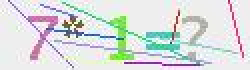
#> input picture images/0332a057186ab99c142be33e8da2153d.png, 125 x 35 px, found by its file name (shown 2 times larger); its folder holds only this picture in this run
$ python cut.py
#> lines starting #> are read from the running program, lines starting #| are printed output that depends on the picture; after the words box and inside, x2 and y2 are one past the last pixel; in counts of white or black regions, pixels touching at a corner belong together
import cv2
import numpy as np
from PIL import Image
import ddddocr
import os
import io  # 导入 io 模块

def preprocess_and_split_image(image_path, output_folder1, output_folder2, index):
    # 检查文件是否存在
#> called with output_folder1 = 'G:\\python-project\\训练模型\\数字', output_folder2 = 'G:\\python-project\\训练模型\\运算符', index = 0
    if not os.path.exists(image_path):
        print(f"文件不存在: {image_path}")
        return

    # 检查文件大小，确保文件不是空的
    if os.path.getsize(image_path) == 0:
        print(f"文件为空: {image_path}")
        return

    # 尝试使用 OpenCV 读取图像
    img = cv2.imread(image_path, cv2.IMREAD_GRAYSCALE)  # 直接读取为灰度图
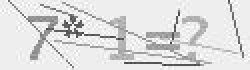
#> img: shape (35, 125) (shown 2 times larger); min 61, max 255, mean 221.4
    if img is None:
        try:
            # 如果 OpenCV 读取失败，尝试使用 Pillow 读取
            pil_img = Image.open(image_path).convert('L')  # 转换为灰度图
            img = np.array(pil_img)
        except Exception as e:
            print(f"无法读取图像: {image_path}, 错误信息: {e}")
            return

    # 阈值处理（二值化）
    _, binary_img = cv2.threshold(img, 0, 255, cv2.THRESH_BINARY_INV | cv2.THRESH_OTSU)
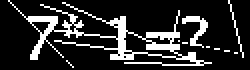
#> binary_img: shape (35, 125) (shown 2 times larger); 17.8% white in thin lines or dots

    # 去除干扰线
    kernel = np.ones((1, 1), np.uint8)
    cleaned_img = cv2.morphologyEx(binary_img, cv2.MORPH_OPEN, kernel)

    # 转换回PIL图像以便于裁剪
    pil_img = Image.fromarray(cleaned_img)

    # 初始化OCR实例
    ocr = ddddocr.DdddOcr()

    # 创建输出文件夹（如果不存在）
    if not os.path.exists(output_folder1):
        os.makedirs(output_folder1)
    if not os.path.exists(output_folder2):
        os.makedirs(output_folder2)

    # 切分图像并识别
    split_points = [0, 31, 49, 72]  # 根据需求调整这些坐标
    for i in range(3):  # 只切分前三段
        left = split_points[i]
        right = split_points[i + 1]
        cropped_img = pil_img.crop((left, 0, right, pil_img.height))

        # 将PIL图像转换为字节数据
        with io.BytesIO() as buffer:
            cropped_img.save(buffer, format='PNG')
            byte_data = buffer.getvalue()

        # OCR识别
        result = ocr.classification(byte_data)

        # 确保结果是有效的文件名
        if not result:
            result = 'unknown'
        else:
            # 替换非法字符
            result = ''.join(c for c in result if c.isalnum())

        # 选择合适的输出文件夹
        if i == 1:
            output_folder = output_folder2
        else:
            output_folder = output_folder1

        # 保存切分后的图像，并使用识别结果作为文件名的一部分
        output_file_name = f'{result}_{index}_{i}.png'
        output_file_path = os.path.join(output_folder, output_file_name)
        print(f"保存文件: {output_file_path}")
        cropped_img.save(output_file_path)

def process_images_in_folder(input_folder, output_folder1, output_folder2):
    # 确保输出文件夹存在
    if not os.path.exists(output_folder1):
        os.makedirs(output_folder1)
    if not os.path.exists(output_folder2):
        os.makedirs(output_folder2)

    # 获取输入文件夹中的所有图片
    images = [f for f in os.listdir(input_folder) if f.endswith(('.png', '.jpg', '.jpeg'))]

    # 遍历所有图片
    for index, filename in enumerate(images):
        image_path = os.path.join(input_folder, filename)
        print(f"正在处理第 {index + 1} 张图片: {filename}")
        preprocess_and_split_image(image_path, output_folder1, output_folder2, index)
#> (the call stopped at in preprocess_and_split_image, `ocr = ddddocr.DdddOcr()`: ddddocr is not available in this run)

# 使用示例
input_folder = 'G:\\python-project\\训练模型\\images'  # 输入文件夹路径
output_folder1 = 'G:\\python-project\\训练模型\\数字'  # 第一和第三张图片的输出文件夹
output_folder2 = 'G:\\python-project\\训练模型\\运算符'  # 第二张图片的输出文件夹
process_images_in_folder(input_folder, output_folder1, output_folder2)

$ run again, on images/07daa3a61c2469d28c41cab0fa3877dd.png
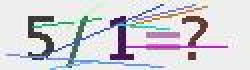
#> input picture images/07daa3a61c2469d28c41cab0fa3877dd.png, 125 x 35 px, found by its file name (shown 2 times larger)
#> in preprocess_and_split_image, `img = cv2.imread(image_path, cv2.IMREAD_GRAYSCALE)`:
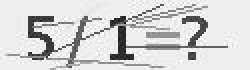
#> img: shape (35, 125) (shown 2 times larger); min 19, max 255, mean 211.1
#> in preprocess_and_split_image, `_, binary_img = cv2.threshold(img, 0, 255, cv2.THRESH_BINARY_INV | cv2..`:
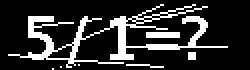
#> binary_img: shape (35, 125) (shown 2 times larger); 18.6% white; 7 white regions (5 under 20 px), largest, box (x1, y1, x2, y2) and area: (4, 2, 114, 34) 724, (73, 16, 90, 19) 51

$ run again, on images/1537afd3ecac8bae74d3451fe0fcc459.png
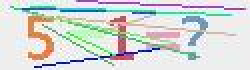
#> input picture images/1537afd3ecac8bae74d3451fe0fcc459.png, 125 x 35 px, found by its file name (shown 2 times larger)
#> in preprocess_and_split_image, `img = cv2.imread(image_path, cv2.IMREAD_GRAYSCALE)`:
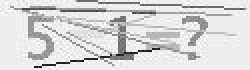
#> img: shape (35, 125) (shown 2 times larger); min 13, max 255, mean 215.3
#> in preprocess_and_split_image, `_, binary_img = cv2.threshold(img, 0, 255, cv2.THRESH_BINARY_INV | cv2..`:
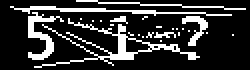
#> binary_img: shape (35, 125) (shown 2 times larger); 19.7% white in thin lines or dots

$ run again, on images/06500f52b96d3c84869bdda1ef033545.png
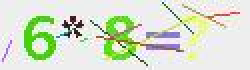
#> input picture images/06500f52b96d3c84869bdda1ef033545.png, 125 x 35 px, found by its file name (shown 2 times larger)
#> in preprocess_and_split_image, `img = cv2.imread(image_path, cv2.IMREAD_GRAYSCALE)`:
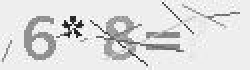
#> img: shape (35, 125) (shown 2 times larger); min 20, max 255, mean 221.6
#> in preprocess_and_split_image, `_, binary_img = cv2.threshold(img, 0, 255, cv2.THRESH_BINARY_INV | cv2..`:
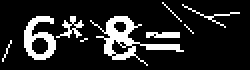
#> binary_img: shape (35, 125) (shown 2 times larger); 15% white; 9 white regions (4 under 20 px), largest, box (x1, y1, x2, y2) and area: (45, 8, 92, 33) 297, (12, 8, 28, 30) 186, (28, 8, 42, 19) 58, (73, 16, 90, 19) 46, (91, 2, 120, 14) 38
